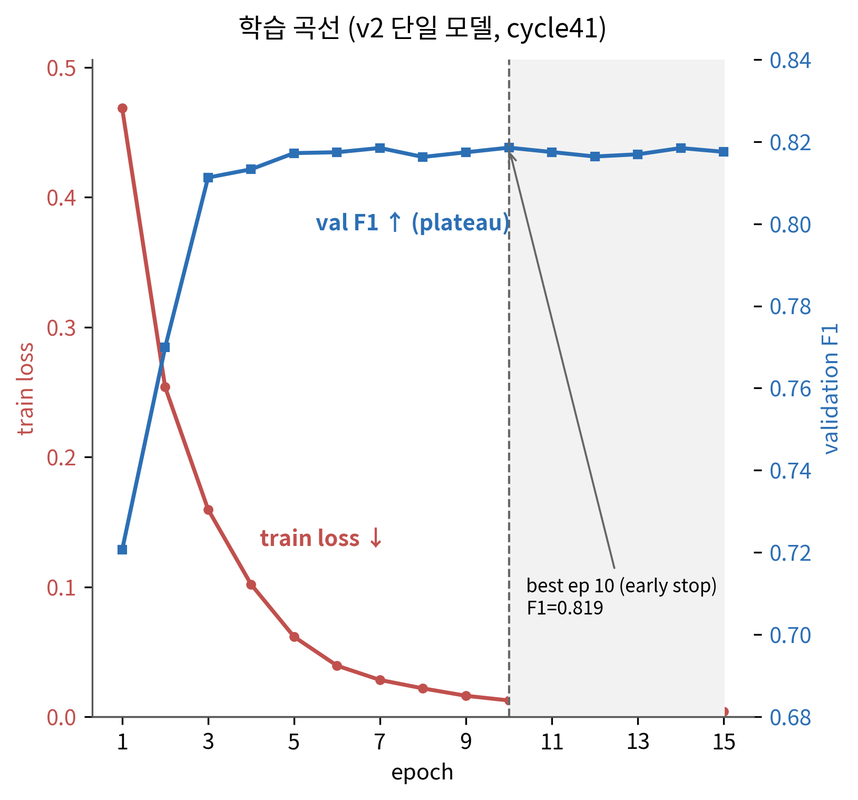
#> input picture 모델학습/figures/square/01_learning_curve.png, 858 x 800 px, shrunk from 1628 x 1518 before the run; its folder holds 4 pictures in this run
$ python make_contact_sheet.py
#> lines starting #> are read from the running program, lines starting #| are printed output that depends on the picture
"""square/ 의 모든 정사각형 figure를 한 장 컨택트 시트로 합쳐 미리보기."""
import os, glob
import matplotlib
matplotlib.use("Agg")
import matplotlib.pyplot as plt
import matplotlib.image as mpimg

HERE = os.path.dirname(__file__)
OUT  = os.path.join(HERE, "square")
pngs = sorted(glob.glob(os.path.join(OUT, "*.png")))
n = len(pngs); cols = 3; rows = (n + cols - 1) // cols
fig, axes = plt.subplots(rows, cols, figsize=(cols*4.2, rows*4.2))
for ax, p in zip(axes.flat, pngs):
    ax.imshow(mpimg.imread(p)); ax.set_axis_off()
    ax.set_title(os.path.basename(p).replace(".png", ""), fontsize=9)
for ax in axes.flat[n:]:
    ax.set_axis_off()
#> this loop made 2 passes
fig.tight_layout()
out = os.path.join(HERE, "_contact_sheet.png")
fig.savefig(out, dpi=90, bbox_inches="tight"); plt.close(fig)
#> after `fig.savefig(out, dpi=90, bbox_inches='tight')`:
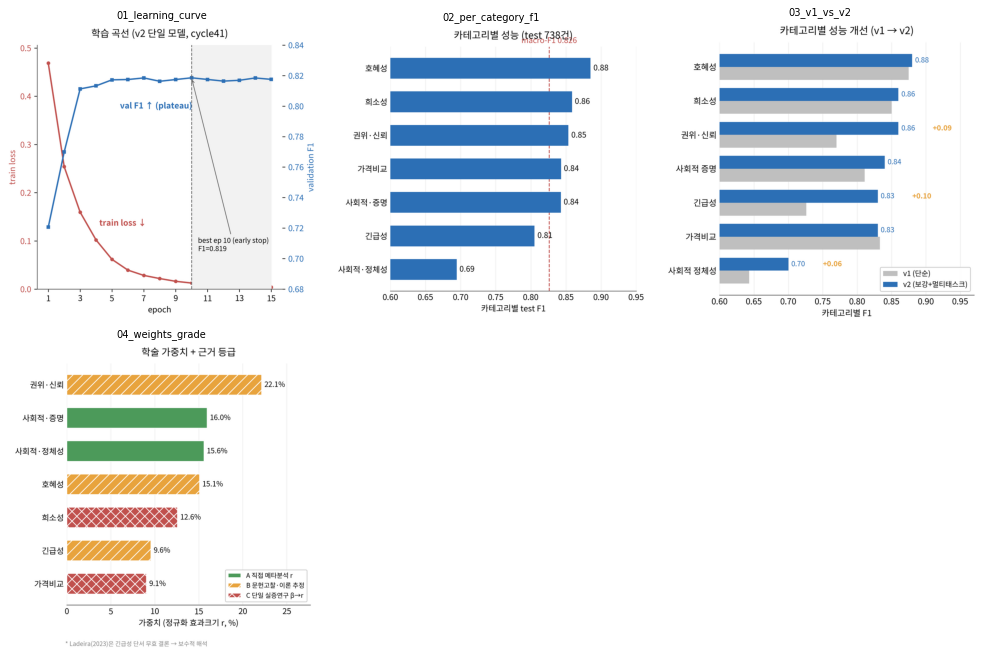
#> figure drawn by matplotlib, 4 panels
print("저장:", out, f"({n}종)")
